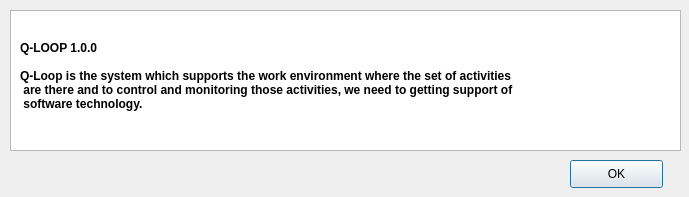
<?xml version="1.0" encoding="UTF-8"?>
<ui version="4.0">
 <class>About</class>
 <widget class="QDialog" name="About">
  <property name="geometry">
   <rect>
    <x>0</x>
    <y>0</y>
    <width>689</width>
    <height>197</height>
   </rect>
  </property>
  <property name="minimumSize">
   <size>
    <width>689</width>
    <height>197</height>
   </size>
  </property>
  <property name="maximumSize">
   <size>
    <width>689</width>
    <height>197</height>
   </size>
  </property>
  <property name="windowTitle">
   <string>About</string>
  </property>
  <property name="windowIcon">
   <iconset>
    <normaloff>Resource/logo2.bmp</normaloff>Resource/logo2.bmp</iconset>
  </property>
  <widget class="QTextBrowser" name="textBrowser">
   <property name="geometry">
    <rect>
     <x>10</x>
     <y>10</y>
     <width>671</width>
     <height>141</height>
    </rect>
   </property>
  </widget>
  <widget class="QPushButton" name="pushButton">
   <property name="geometry">
    <rect>
     <x>570</x>
     <y>160</y>
     <width>93</width>
     <height>28</height>
    </rect>
   </property>
   <property name="text">
    <string>OK</string>
   </property>
  </widget>
  <widget class="QLabel" name="label">
   <property name="geometry">
    <rect>
     <x>20</x>
     <y>10</y>
     <width>661</width>
     <height>131</height>
    </rect>
   </property>
   <property name="font">
    <font>
     <pointsize>9</pointsize>
     <weight>75</weight>
     <bold>true</bold>
    </font>
   </property>
   <property name="text">
    <string>Q-LOOP 1.0.0

Q-Loop is the system which supports the work environment where the set of activities
 are there and to control and monitoring those activities, we need to getting support of
 software technology.</string>
   </property>
  </widget>
 </widget>
 <resources>
  <include location="Resource/logo.qrc"/>
 </resources>
 <connections/>
</ui>
